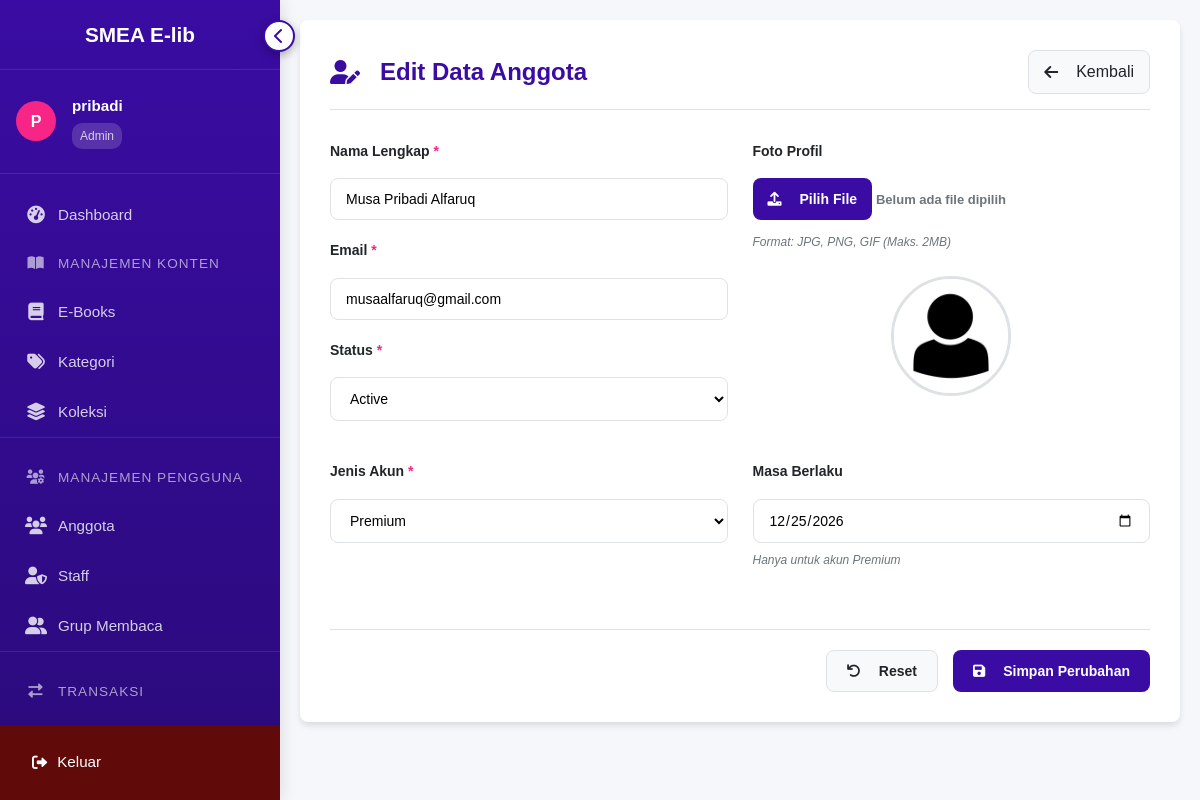
Page /admin/anggota/edit_anggota.php?id=1 (signed in) on the committed database.
### tables this page shows
CREATE TABLE `anggota` (
  `MemberID` int(11) NOT NULL,
  `Nama` varchar(100) NOT NULL,
  `Email` varchar(100) NOT NULL,
  `Password` varchar(255) NOT NULL,
  `FotoProfil` varchar(255) DEFAULT 'default.jpg',
  `TanggalBergabung` date NOT NULL,
  `Status` enum('Active','Suspended','Banned') DEFAULT 'Active',
  `MasaBerlaku` date DEFAULT NULL COMMENT 'Tanggal expire membership',
  `JenisAkun` enum('Free','Premium') DEFAULT 'Free',
  `TerakhirLogin` datetime DEFAULT NULL
);

### admin/anggota/edit_anggota.php (the view, shortened to what this page needs)
<?php
require_once '../../config.php';
$member = null;
if (isset($_GET['id'])) {
    $member_id = (int)$_GET['id'];
    $query = "SELECT * FROM anggota WHERE MemberID = ?";
    $stmt = mysqli_prepare($conn, $query);
    mysqli_stmt_bind_param($stmt, "i", $member_id);
    mysqli_stmt_execute($stmt);
    $result = mysqli_stmt_get_result($stmt);
    $member = mysqli_fetch_assoc($result);
} else {
    $error = 'ID Anggota tidak valid!';
}
?>
<?php include '../../views/header.php'; ?>
<div class="form-container">
    <div class="form-header">
        <h1><i class="fas fa-user-edit"></i> Edit Data Anggota</h1>
        <a href="../anggota_admin.php" class="back-button">
            <i class="fas fa-arrow-left"></i> Kembali
        </a>
    </div>
    <?php if ($member): ?>
    <form method="POST" enctype="multipart/form-data" class="member-form">
        <div class="form-grid">
            <div class="form-column">
                <div class="form-group">
                    <label for="nama">Nama Lengkap <span class="required">*</span></label>
                    <input type="text" id="nama" name="nama" value="<?= htmlspecialchars($member['Nama']) ?>" required>
                </div>
                <div class="form-group">
                    <label for="email">Email <span class="required">*</span></label>
                    <input type="email" id="email" name="email" value="<?= htmlspecialchars($member['Email']) ?>" required>
                </div>
                <div class="form-group">
                    <label for="status">Status <span class="required">*</span></label>
                    <select id="status" name="status" required>
                        <option value="Active" <?= $member['Status'] === 'Active' ? 'selected' : '' ?>>Active</option>
                    </select>
                </div>
            </div>
            <div class="form-column">
                <div class="form-group">
                    <label for="foto_profil">Foto Profil</label>
                    <div class="file-upload">
                        <label class="file-label">
                            <span class="file-button"><i class="fas fa-upload"></i> Pilih File</span>
                            <span class="file-name">Belum ada file dipilih</span>
                        </label>
                        <small class="hint">Format: JPG, PNG, GIF (Maks. 2MB)</small>
                    </div>
                    <div class="image-preview">
                        <img id="previewFoto" src="../../uploads/profiles/<?= htmlspecialchars($member['FotoProfil']) ?>" alt="Preview Foto Profil">
                    </div>
                </div>
            </div>
        </div>
        <div class="form-row">
            <div class="form-group">
                <label for="jenis_akun">Jenis Akun <span class="required">*</span></label>
                <select id="jenis_akun" name="jenis_akun" required>
                    <option value="Premium" <?= $member['JenisAkun'] === 'Premium' ? 'selected' : '' ?>>Premium</option>
                </select>
            </div>
            <div class="form-group" id="masa_berlaku_group">
                <label for="masa_berlaku">Masa Berlaku</label>
                <input type="date" id="masa_berlaku" name="masa_berlaku" value="<?= htmlspecialchars($member['MasaBerlaku']) ?>">
                <small class="hint">Hanya untuk akun Premium</small>
            </div>
        </div>
        <div class="form-actions">
            <button type="reset" class="reset-button">
                <i class="fas fa-undo"></i> Reset
            </button>
            <button type="submit" class="submit-button">
                <i class="fas fa-save"></i> Simpan Perubahan
            </button>
        </div>
    </form>
    <?php endif; ?>
</div>
<?php include '../../views/footer.php'; ?>

### assets/styles/admin.css (style rules this page uses)
:root { --primary: #3a0ca3; --primary-light: #4361ee; --secondary: #f72585; --light: #f8f9fa; --dark: #212529; --gray: #6c757d; --sidebar-width: 250px; --sidebar-collapsed-width: 80px; --header-height: 70px; }
body { font-family: 'Segoe UI', Tahoma, Geneva, Verdana, sans-serif; margin: 0; padding: 0; background-color: #f5f7fa; color: var(--dark); }
.form-group { margin-bottom: 1.2rem; }
.form-group label { display: block; margin-bottom: 0.5rem; font-weight: 500; color: var(--dark); }

### views/sidebar_admin.php (style rules this page uses)
:root { --primary: #3a0ca3; --primary-light: #4361ee; --secondary: #f72585; --light: #f8f9fa; --dark: #212529; --gray: #6c757d; --sidebar-width: 280px; --sidebar-collapsed-width: 80px; --header-height: 70px; --tooltip-bg: rgba(51, 51, 51, 0.95); }
* { margin: 0; padding: 0; box-sizing: border-box; font-family: 'Poppins', sans-serif; }
.fas { margin-right: 10px; }

### admin/anggota/edit_anggota.php (style rules this page uses)
:root { --primary: #3a0ca3; --primary-dark: #3a0ca3; --secondary: #f72585; --success: #4cc9f0; --danger: #f72585; --light: #f8f9fa; --dark: #212529; --gray: #6c757d; --border: #dee2e6; --border-radius: 8px; --box-shadow: 0 4px 6px rgba(0, 0, 0, 0.1); --transition: all 0.3s ease; }
* { box-sizing: border-box; margin: 0; padding: 0; }
body { font-family: 'Segoe UI', Tahoma, Geneva, Verdana, sans-serif; line-height: 1.6; color: var(--dark); background-color: #f5f7fa; }
.form-container { max-width: 1000px; margin: 0 auto; background: white; border-radius: var(--border-radius); box-shadow: var(--box-shadow); padding: 30px; }
.form-header { display: flex; justify-content: space-between; align-items: center; margin-bottom: 30px; padding-bottom: 15px; border-bottom: 1px solid var(--border); }
.form-header h1 { font-size: 24px; color: var(--primary-dark); display: flex; align-items: center; gap: 10px; }
.back-button { display: inline-flex; align-items: center; gap: 8px; padding: 8px 15px; background-color: var(--light); color: var(--dark); text-decoration: none; border-radius: var(--border-radius); transition: var(--transition); border: 1px solid var(--border); }
.member-form { display: flex; flex-direction: column; gap: 20px; }
.form-grid { display: grid; grid-template-columns: 1fr 1fr; gap: 25px; }
.form-row { display: grid; grid-template-columns: 1fr 1fr; gap: 25px; }
.form-group { display: flex; flex-direction: column; gap: 8px; }
.form-group label { font-weight: 600; color: var(--dark); font-size: 14px; }
.required { color: var(--danger); }
.hint { color: var(--gray); font-size: 12px; font-style: italic; }
input[type="text"], input[type="email"], input[type="password"], input[type="date"], select { width: 100%; padding: 12px 15px; border: 1px solid var(--border); border-radius: var(--border-radius); font-size: 14px; transition: var(--transition); background-color: white; }
.file-upload { display: flex; flex-direction: column; gap: 5px; }
.file-label { display: flex; flex-direction: column; gap: 5px; cursor: pointer; }
.file-button { display: inline-flex; align-items: center; gap: 8px; padding: 10px 15px; background-color: var(--primary); color: white; border-radius: var(--border-radius); transition: var(--transition); text-align: center; justify-content: center; font-size: 14px; }
.file-name { font-size: 13px; color: var(--gray); padding: 5px 0; }
.image-preview { margin-top: 15px; text-align: center; }
.image-preview img { width: 120px; height: 120px; object-fit: cover; border-radius: 50%; border: 3px solid var(--border); transition: var(--transition); }
.form-actions { display: flex; justify-content: flex-end; gap: 15px; margin-top: 20px; padding-top: 20px; border-top: 1px solid var(--border); }
.submit-button, .reset-button { display: inline-flex; align-items: center; gap: 8px; padding: 12px 20px; border-radius: var(--border-radius); font-weight: 600; cursor: pointer; transition: var(--transition); border: none; font-size: 14px; }
.submit-button { background-color: var(--primary); color: white; }
.reset-button { background-color: var(--light); color: var(--dark); border: 1px solid var(--border); }
#masa_berlaku_group { display: none; }

### rows in the picture
anggota: nama "Musa Pribadi Alfaruq", email "musaalfaruq@gmail.com", status "Active", FotoProfil (placeholder picture), jenis_akun "Premium", masa_berlaku "12/25/2026"

### other values in the picture
substr($username, 0, 1) "P"
$username "pribadi"
